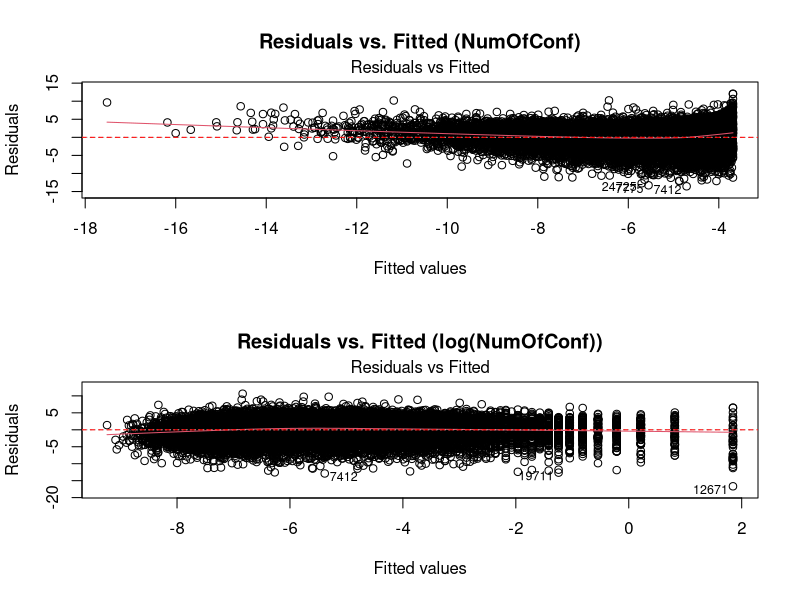
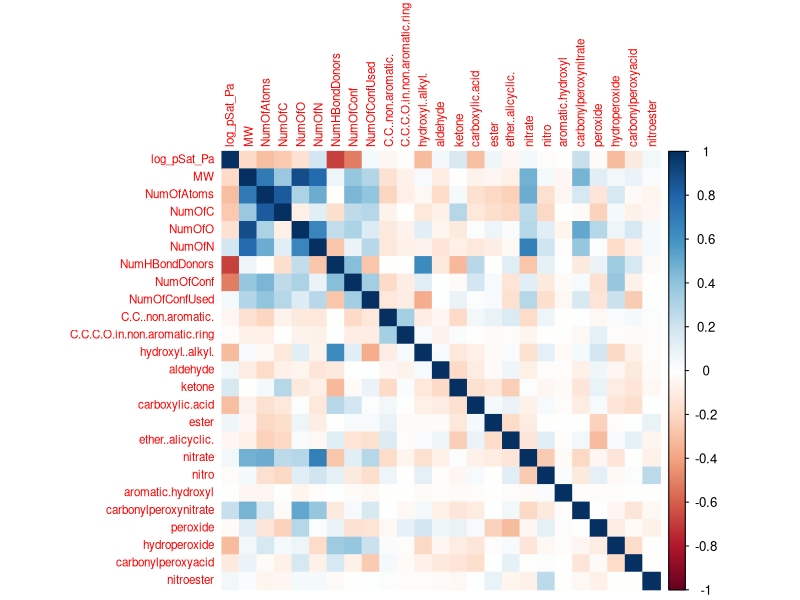
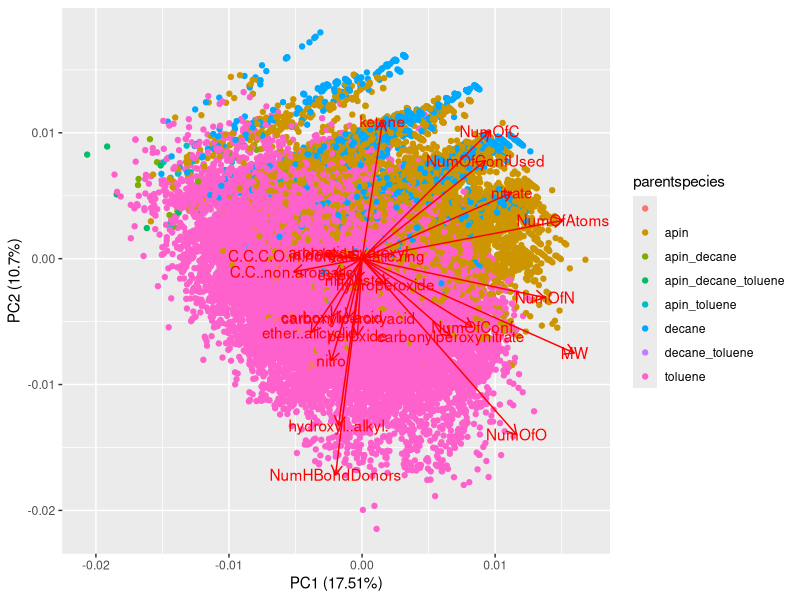
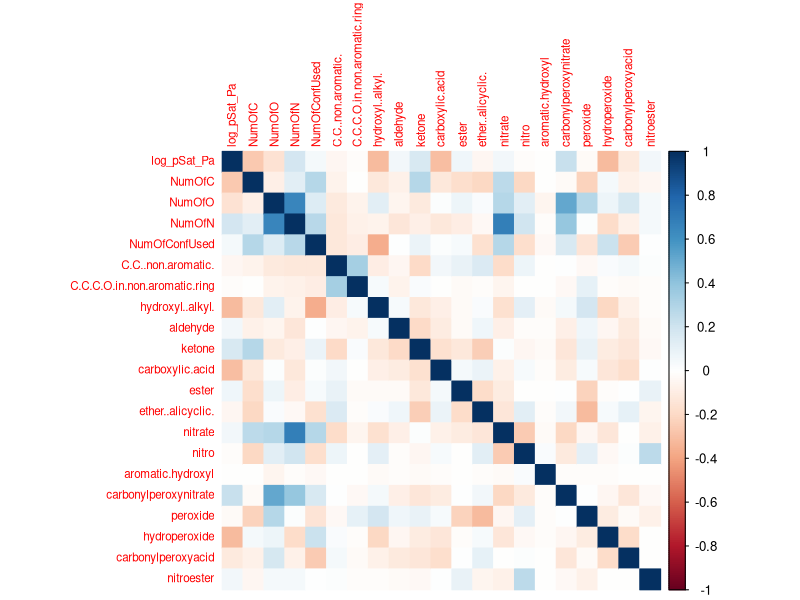
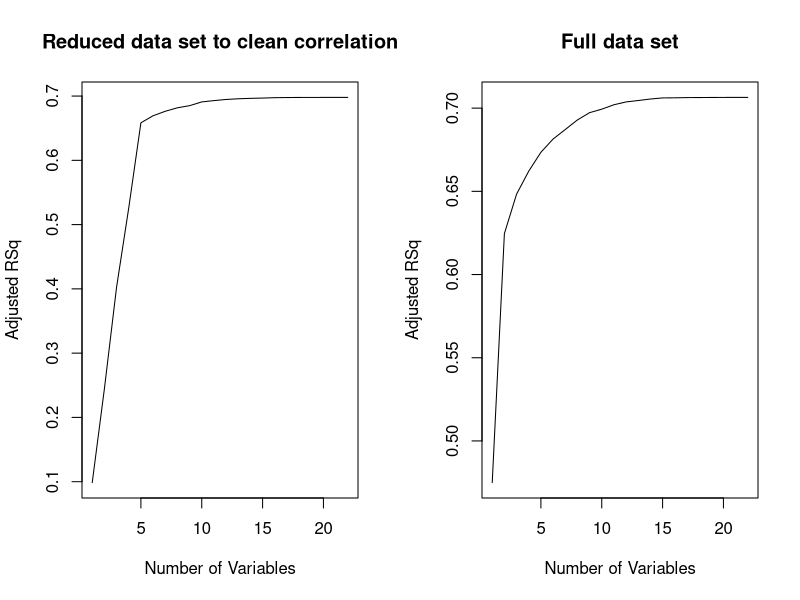
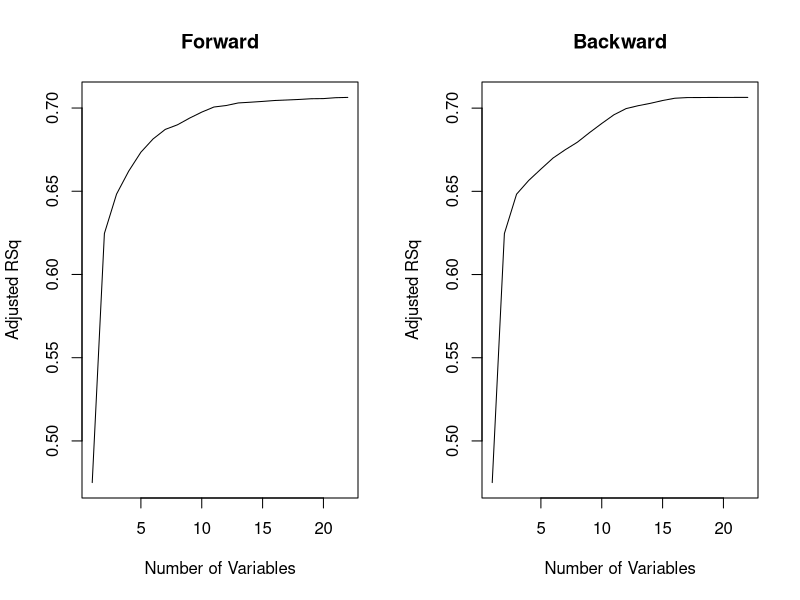
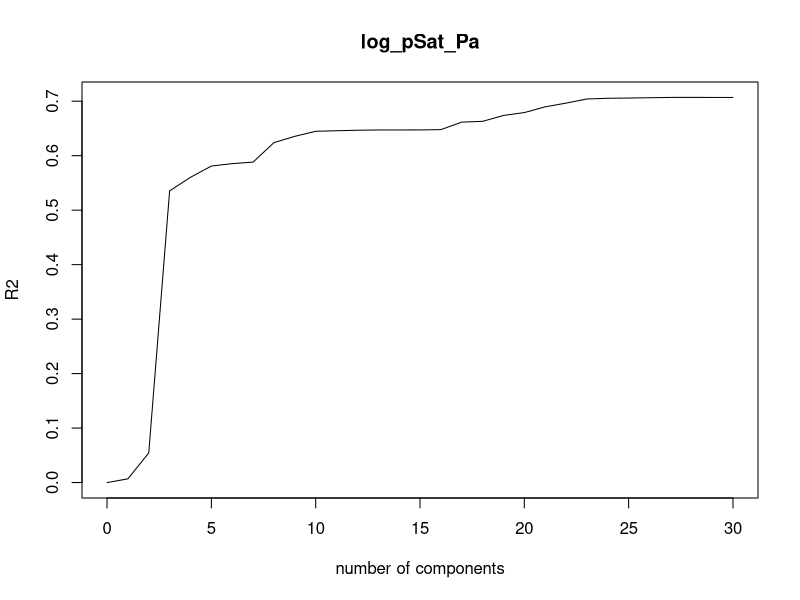

Reproduce these figures in R, in order.
## ---- chunk 1
knitr::opts_chunk$set(echo = TRUE, warning = FALSE, message = FALSE)
library(knitr)
## ---- chunk 2
library(tidyverse)
library(caret)
library(pls)
library(leaps)
library(corrplot)
## ---- chunk 3
train_kaggle <- read.csv("train_kaggle.csv")
train_kaggle <- train_kaggle[train_kaggle$parentspecies != "",]
test_kaggle <- read.csv("test_kaggle.csv", header=TRUE)
## ---- chunk 4
# Load necessary library (if not already loaded)
library(tidyverse)

# Assuming your data is already loaded as 'train_kaggle'

# Create the log-transformed NumOfConf variable
train_kaggle$log_NumOfConf <- log(train_kaggle$NumOfConf)

# Fit the models
model.resplot <- lm(log_pSat_Pa ~ NumOfConf, data = train_kaggle)
model.log.resplot <- lm(log_pSat_Pa ~ log_NumOfConf, data = train_kaggle)

# Set up the plotting area (2 rows, 1 column)
par(mfrow = c(2, 1))

# First residual plot (original model)
plot(model.resplot, which = 1, main = "Residuals vs. Fitted (NumOfConf)") #Added Main title
abline(h = 0, col = "red", lty = 2)

# Second residual plot (log-transformed model)
plot(model.log.resplot, which = 1, main = "Residuals vs. Fitted (log(NumOfConf))") #Added Main title
abline(h = 0, col = "red", lty = 2)

# Reset plotting parameters to default
par(mfrow = c(1, 1))
## ---- chunk 5
kag_train <- read.csv("train_kaggle.csv", header = TRUE)
kag_train <- kag_train %>% 
  select(-ID)

numeric_vars <- kag_train %>%
  select(where(is.numeric))

cor_matrix <- cor(numeric_vars, use = "complete.obs") # Handle missing values
corrplot(cor_matrix, method = "color", tl.cex =  0.7)
## ---- chunk 6
library(tidyverse)
library(ggfortify)

train_kaggle <- read.csv("train_kaggle.csv")
train_kaggle <- train_kaggle[train_kaggle$parentspecies != "",]
test_kaggle <- read.csv("test_kaggle.csv", header=TRUE)


# Scale the data
kag_full <- rbind(train_kaggle[,!names(train_kaggle) %in% c("ID", "log_pSat_Pa")], test_kaggle[,!names(test_kaggle) %in% c("ID")])
kaggle_train_scaledforPCA <- kag_full[,!names(kag_full) %in% c("parentspecies")]


for(i in 1:length(kaggle_train_scaledforPCA)) {
  kaggle_train_scaledforPCA[,i] <- (kaggle_train_scaledforPCA[,i] - mean(kaggle_train_scaledforPCA[,i]))/sd(kaggle_train_scaledforPCA[,i])
  
}

# PCA
kaggle_trainPCA <- prcomp(kaggle_train_scaledforPCA)

autoplot(kaggle_trainPCA,data=cbind(kaggle_train_scaledforPCA, "parentspecies"=kag_full$parentspecies), col="parentspecies",
loadings=TRUE,loadings.label=TRUE)
## ---- chunk 7

kag_train <- kag_train %>% 
  select(-MW, -NumOfAtoms)  # Remove MW and NumOfAtoms

kag_train_processed <- kag_train %>% 
  select(-NumHBondDonors, -NumOfConf)  # Remove the columns

numeric_vars <- kag_train_processed %>%
  select(where(is.numeric))

cor_matrix <- cor(numeric_vars, use = "complete.obs") # Handle missing values
corrplot(cor_matrix, method = "color", tl.cex = 0.7)

## ---- chunk 8

# Create a function to silence output from a specific call
silent_regsubsets <- function(...) {
  sink("output.txt") # Redirect output to a temporary file
  on.exit(sink(), add = TRUE) # Ensure the original output is restored even on error

  result <- regsubsets(...) # Call regsubsets and return results
  return(result)
}


regfit.full <- silent_regsubsets(log_pSat_Pa ~., data = kag_train_processed, nvmax = 21)
reg.summary <- summary(regfit.full)
#reg.summary$rsq

# Set up the plotting area (2 rows, 1 column)
par(mfrow = c(1, 2))

plot(reg.summary$adjr2 , xlab = " Number of Variables ", ylab = " Adjusted RSq ", type = "l", main = "Reduced data set to clean correlation")

kag_train <- read.csv("train_kaggle.csv", header = TRUE)
kag_train <- kag_train %>% 
  select(-ID)

regfit.full <- silent_regsubsets(log_pSat_Pa ~., data = kag_train, nvmax = 21)
reg.summary <- summary(regfit.full)
#reg.summary$rsq
plot(reg.summary$adjr2 , xlab = " Number of Variables ", ylab = " Adjusted RSq ", type = "l", main = "Full data set")

# Reset plotting parameters to default
par(mfrow = c(1, 1))
## ---- chunk 9

kag_train <- read.csv("train_kaggle.csv", header = TRUE)
kag_train <- kag_train %>% 
  select(-ID)

# Function to silence regsubsets output (keep this from before)
silent_regsubsets <- function(...) {
  sink("output.txt") # Redirect output to temporary file
  on.exit(sink(), add = TRUE) # Restore output on exit
  result <- regsubsets(...)
  return(result)
}

kag_train <- read.csv("train_kaggle.csv", header = TRUE)
kag_train <- kag_train %>% select(-ID)

# Use silent_regsubsets for forward selection
regfit.fwd <- silent_regsubsets(log_pSat_Pa ~., data = kag_train, nvmax = 21, method = "forward")
fwd.summary <- summary(regfit.fwd)

# Use silent_regsubsets for backward selection
regfit.bwd <- silent_regsubsets(log_pSat_Pa ~., data = kag_train, nvmax = 21, method = "backward")
bwd.summary <- summary(regfit.bwd)

# Set up the plotting area (2 rows, 1 column)
par(mfrow = c(1, 2))

plot(fwd.summary$adjr2 , xlab = " Number of Variables ", ylab = " Adjusted RSq ", type = "l", main = "Forward")
plot(bwd.summary$adjr2 , xlab = " Number of Variables ", ylab = " Adjusted RSq ", type = "l", main = "Backward")

# Reset plotting parameters to default
par(mfrow = c(1, 1))

## ---- chunk 10
library(knitr)

# 1. Extract Original Variable Names:
variable_names <- names(coef(regfit.fwd, 13))

# 2. Modify "parentspeciesdecane_toluene" to "parentspecies":
variable_names[variable_names == "parentspeciesdecane_toluene"] <- "parentspecies"

# 3. Add "log_pSat_Pa" to the list:
variable_names <- c(variable_names, "log_pSat_Pa")

# 4. Remove "(Intercept)" from the list:
variable_names <- variable_names[variable_names != "(Intercept)"]

# 5. Create a data frame for kable:
variable_table <- data.frame(Variable = variable_names)

# 6. Format the table using kable:
kable(variable_table, format = "markdown", caption = "Variablse included after forward step-wise feature selection.")
## ---- chunk 11
train_kaggle <- read.csv("train_kaggle.csv")
train_kaggle <- train_kaggle[train_kaggle$parentspecies != "",]
test_kaggle <- read.csv("test_kaggle.csv", header=TRUE)
## ---- chunk 12
cols_to_keep_from_coef <- c("NumOfC", "NumOfO", "NumHBondDonors", "NumOfConf", "NumOfConfUsed", "parentspecies",
                             "C.C.C.O.in.non.aromatic.ring", "carboxylic.acid", "ester", "ether..alicyclic.",
                             "aromatic.hydroxyl", "hydroperoxide", "carbonylperoxyacid", "log_pSat_Pa")

# Select only those columns from each data set
data_train <- train_kaggle %>% 
  select(all_of(cols_to_keep_from_coef))

## ---- chunk 13
# Define the cross-validation method (e.g., 10-fold)
train_control <- trainControl(method = "cv", number = 5)

# Train the model with cross-validation
model.lm.repo <- train(log_pSat_Pa ~ ., 
                 data = data_train, 
                 method = "lm", 
                 trControl = train_control)
## ---- chunk 14
model.lm.repo
## ---- chunk 15
train_kaggle <- read.csv("train_kaggle.csv")
train_kaggle <- train_kaggle[train_kaggle$parentspecies != "",]
test_kaggle <- read.csv("test_kaggle.csv", header=TRUE)
## ---- chunk 16
cols_to_keep_from_coef <- c("NumOfC", "NumOfO", "NumHBondDonors", "NumOfConf", "NumOfConfUsed", "parentspecies",
                             "C.C.C.O.in.non.aromatic.ring", "carboxylic.acid", "ester", "ether..alicyclic.",
                             "aromatic.hydroxyl", "hydroperoxide", "carbonylperoxyacid", "log_pSat_Pa")

# Select only those columns from each data set
data_train <- train_kaggle %>% 
  select(all_of(cols_to_keep_from_coef))

data_train <- data_train %>% 
  mutate(NumOfConf = log(NumOfConf))
## ---- chunk 17
# Define the cross-validation method (e.g., 10-fold)
train_control <- trainControl(method = "cv", number = 5)

# Train the model with cross-validation
model.lm.repo.trans <- train(log_pSat_Pa ~ ., 
                 data = data_train, 
                 method = "lm", 
                 trControl = train_control)
## ---- chunk 18
model.lm.repo.trans
## ---- chunk 19
train_kaggle <- read.csv("train_kaggle.csv")
train_kaggle <- train_kaggle[train_kaggle$parentspecies != "",]
test_kaggle <- read.csv("test_kaggle.csv", header=TRUE)
## ---- chunk 20
train_kaggle <- train_kaggle %>% 
  select(-ID)

test_kaggle <- test_kaggle %>% 
  select(-ID)

full_kaggle <- bind_rows(train_kaggle, test_kaggle)
## ---- chunk 21
pcr.fit <- pcr(log_pSat_Pa ~ ., data=full_kaggle, scale = TRUE, validation = "CV")
## ---- chunk 22
#summary(pcr.fit)
## ---- chunk 23
validationplot(pcr.fit, val.type = "R2")
## ---- chunk 24

scores <- data.frame(Model=c("Full linear regression", "Subset linear regression", "PCR", "RF", "SVR"), Prive_score=c(0.711,0.682,0.708,0.728,0.739))
library(knitr)
kable(scores, caption="Private scores of the most important models")
